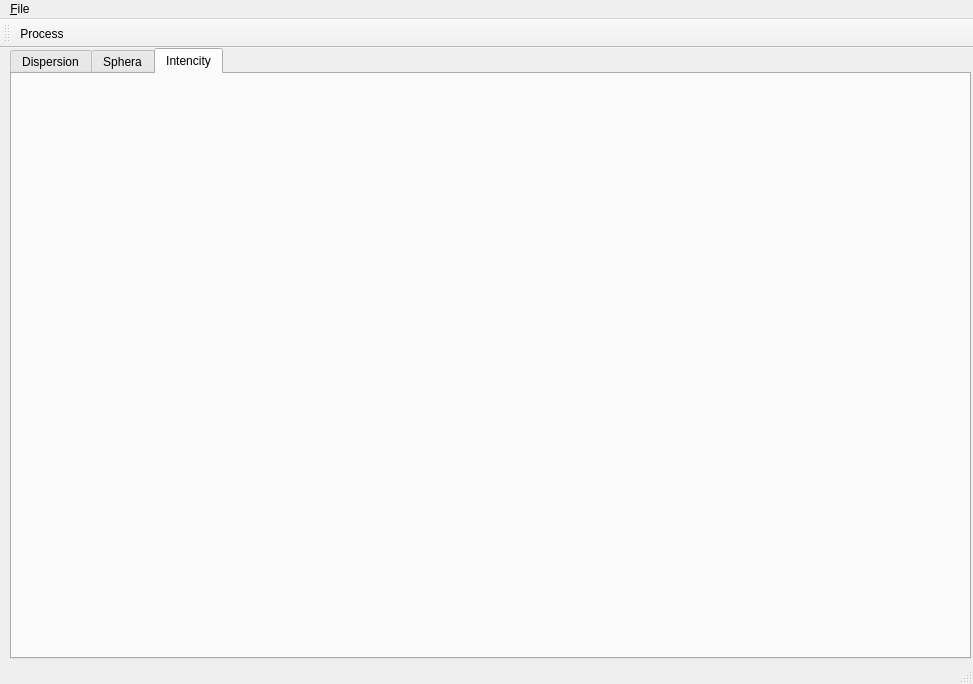
<?xml version="1.0" encoding="UTF-8"?>
<ui version="4.0">
 <class>MainWindow</class>
 <widget class="QMainWindow" name="MainWindow">
  <property name="geometry">
   <rect>
    <x>0</x>
    <y>0</y>
    <width>973</width>
    <height>684</height>
   </rect>
  </property>
  <property name="windowTitle">
   <string>MainWindow</string>
  </property>
  <widget class="QWidget" name="centralWidget">
   <widget class="QTabWidget" name="tabWidget">
    <property name="geometry">
     <rect>
      <x>10</x>
      <y>0</y>
      <width>961</width>
      <height>611</height>
     </rect>
    </property>
    <property name="currentIndex">
     <number>2</number>
    </property>
    <widget class="QWidget" name="tab_1">
     <attribute name="title">
      <string>Dispersion</string>
     </attribute>
    </widget>
    <widget class="QWidget" name="tab_2">
     <attribute name="title">
      <string>Sphera</string>
     </attribute>
    </widget>
    <widget class="QWidget" name="tab_3">
     <attribute name="title">
      <string>Intencity</string>
     </attribute>
    </widget>
   </widget>
  </widget>
  <widget class="QMenuBar" name="menuBar">
   <property name="geometry">
    <rect>
     <x>0</x>
     <y>0</y>
     <width>973</width>
     <height>20</height>
    </rect>
   </property>
   <widget class="QMenu" name="menuFile">
    <property name="title">
     <string>&amp;File</string>
    </property>
    <addaction name="actionProcess"/>
    <addaction name="separator"/>
    <addaction name="actionQuit"/>
   </widget>
   <addaction name="menuFile"/>
  </widget>
  <widget class="QToolBar" name="mainToolBar">
   <attribute name="toolBarArea">
    <enum>TopToolBarArea</enum>
   </attribute>
   <attribute name="toolBarBreak">
    <bool>false</bool>
   </attribute>
   <addaction name="actionProcess"/>
  </widget>
  <widget class="QStatusBar" name="statusBar"/>
  <action name="actionProcess">
   <property name="text">
    <string>&amp;Process</string>
   </property>
  </action>
  <action name="actionQuit">
   <property name="text">
    <string>&amp;Quit</string>
   </property>
  </action>
 </widget>
 <layoutdefault spacing="6" margin="11"/>
 <resources/>
 <connections/>
</ui>
